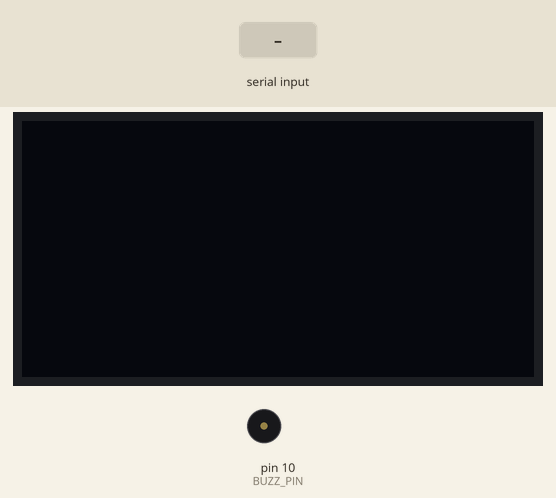
Bench run of a sketch on a simulated Arduino Uno, built with avr-gcc and run on an emulated ATmega328P. On the bench: 128×64 one-colour display, buzzer (waves = sounding, pin HIGH). Inputs (shaded band) come from the test bench.

Above: at 1.5 s.
1.6 s: "90,45,200\n" received over Serial
At 4.2 s:
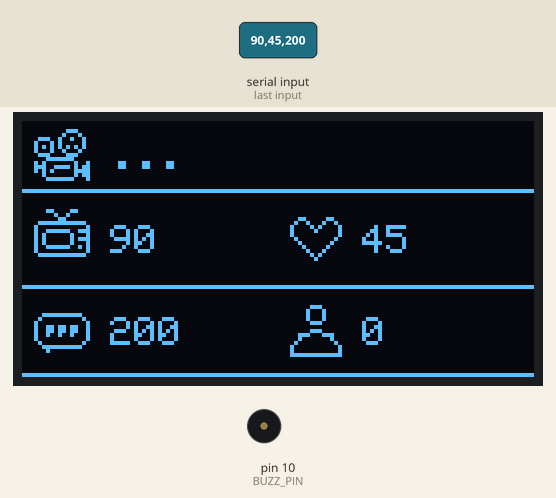
4.6 s: "30,150,10\n" received over Serial
At 6.7 s:
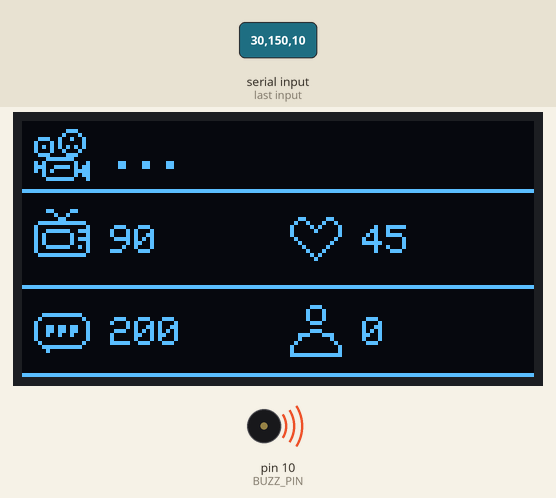
At 7.8 s:
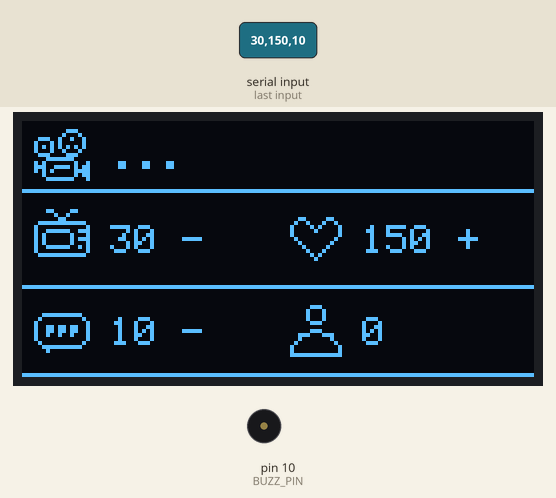
Timing chart, 0 to 9.3 s (numbered marks = the images above; inputs shaded):
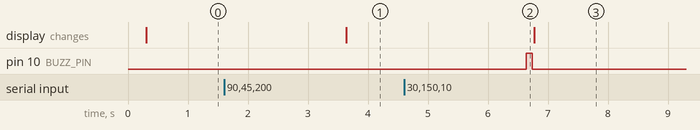

Measured:
- after the input at 1.6 s, the display: changes after 2.0 s (image 1)
- after the input at 4.6 s, pin 10 (BUZZ_PIN): LOW → HIGH after 2.0 s, → LOW 0.10 s later

The sketch:

YouTube_Video_Monitor.ino
```cpp
#include"oled_display.h"
#include"buzzer.h"

// current data

long views = 0;

long likes = 0;

long comments = 0;

long subs = 0;

// previous data

long prev_views = 0;

long prev_likes = 0;

long prev_comments = 0;

long prev_subs = 0;

String title;

bool initialized = false;

void setup() {
    // put your setup code here, to run once:

    OLED.setup();

    buzzer_setup();

    Serial.begin(9600);
}

int8_t get_rank(long value, long prev_value)
{
    return ((prev_value == value) ? 0 : ((prev_value < value) ? 1 : -1));
}

void loop() {
    // put your main code here, to run repeatedly:

    // checking if any serial data is available

    if(Serial.available())
    {
        /*
            reading the serial data

            format of serial data: "{views},{likes},{comments},{subs},{title}\n"
        */

        views = Serial.parseInt();   // reading integer

        likes = Serial.parseInt();   // reading integer

        comments = Serial.parseInt();   // reading integer

        subs = Serial.parseInt();   // reading integer

        Serial.read();  // extracting extra ',' after last integer

        title = Serial.readStringUntil('\n'); // reading a string till we find '\n'

        title.trim();   // getting rid of extra '\n' at the end

        if(initialized)
        {
            /*
                previous values are already initialized so we use them to determine
                the change in values
            */

            if(prev_likes < likes || prev_comments < comments || prev_subs < subs)
            {
                ping(); // ping when new likes, subs, or comments are added
            }

            OLED.print_reddit_data(
                views,
                likes,
                comments,
                subs,
                title,
                get_rank(views, prev_views),
                get_rank(likes, prev_likes),
                get_rank(comments, prev_comments),
                get_rank(subs, prev_subs)
            );
        }
        else
        {
            /*
                previous values are not initialized yet as it's the first iteration
                so send 0 (default value) to indicate no change in data
            */

            OLED.print_reddit_data(views, likes, comments, subs, title);

            initialized = true; // previous values will be initialized soon
        }

        prev_views = views;

        prev_likes = likes;

        prev_comments = comments;

        prev_subs = subs;
    }

    delay(100);
}
```

buzzer.h
```cpp
/*
    Here I provide some functions to setup and handle the buzzer (Active buzzer)
*/

#ifndef BUZZER_HEADER
#define BUZZER_HEADER

#define BUZZ_PIN 10 // buzzer output

// setup the buzzer system

void buzzer_setup()
{
    pinMode(BUZZ_PIN, OUTPUT);
}

// just generate a little sound with buzzer

void ping()
{
    digitalWrite(BUZZ_PIN, HIGH);

    delay(100);

    digitalWrite(BUZZ_PIN, LOW);
}

#endif
```

oled_display.h
```cpp
// this file provides an object for easy handling of oled display

#ifndef OLED_DISPLAY_HEADER
#define OLED_DISPLAY_HEADER

#include <Wire.h>
#include <Adafruit_GFX.h>
#include <Adafruit_SH110X.h>

using namespace std;

#define I2C_ADDRESS_OLED 0X3C

#define SCREEN_WIDTH   128
#define SCREEN_HEIGHT  64

// display and ui class

class OLED_DISPLAY
{
    Adafruit_SH1106G display;

    public:

    OLED_DISPLAY() : display(SCREEN_WIDTH, SCREEN_HEIGHT)
    {}

    // call the following function from setup()

    void setup()
    {
        // initialize and set up our display

        delay(250); // wait for our display to power up

        display.begin(I2C_ADDRESS_OLED);

        display.setContrast(10);  // dim the display

        display.clearDisplay(); // cleanup the screen

        display.display();  // refresh the screen, so, it's nice and clean

        // setting text properties

        display.setTextSize(1);

        display.setTextColor(SH110X_WHITE);
    }

    /*
        this class is ued by the function below to display a '+' or '-' sign on the screen
        to indicate if teh data has increased or decreased
    */

    class status
    {
        uint8_t count;  // for how many iteration we display the sign

        String str; // to store the sign string

        public:

        status() : count(0), str("")
        {}

        // ture means up, false means down

        void set(bool up)
        {
            count = 5;  // initializing iteration counter to count for 5 iterations

            // '+' sign for up, '-' sign for down

            str = up ? " +" : " -";
        }

        // get the sign, it also updates the iteration count silently

        const String& get()
        {
            if(count != 0)
            {
                count--;
            }
            else if(str.length() > 0)
            {
                str = "";   // empty the the string as counter has expired
            }

            return str;
        }
    };

    /*
        get some data about a youtube video to display in the screen

        views, likes, comments (no. of comments), subs (subscribers)

        title: title of the video

        trends_values: -1 (value is decreasing) 0 (no change) 1 (increase)
    */

    void print_reddit_data(long views, long likes, long comments, long subs, String title, int8_t views_trends = 0, int8_t likes_trends = 0, int8_t comments_trends = 0, int8_t subs_trends = 0)
    {
        static status views_status, likes_status, comments_status, subs_status;

        uint8_t x, y;

        int16_t _x, _y;

        uint16_t w, h;

        // updating status according to trends

        if(views_trends)
        {
            views_status.set(views_trends == 1);
        }

        if(likes_trends)
        {
            likes_status.set(likes_trends == 1);
        }

        if(comments_trends)
        {
            comments_status.set(comments_trends == 1);
        }

        if(subs_trends)
        {
            subs_status.set(subs_trends == 1);
        }

        // makes the data strings and add '+' or '-' after to indicate the trends

        String views_str = String(views) + views_status.get();

        String likes_str = String(likes) + likes_status.get();

        String comments_str = String(comments) + comments_status.get();

        String subs_str = String(subs) + subs_status.get();

        // drawing the UI

        static const unsigned char PROGMEM image_ButtonRightSmall_bits[] = {0x20,0x60,0xe0,0x60,0x20};

        static const unsigned char PROGMEM image_cards_hearts_bits[] = {0x30,0x60,0x48,0x90,0x85,0x08,0x82,0x08,0x80,0x08,0x40,0x10,0x20,0x20,0x10,0x40,0x08,0x80,0x05,0x00,0x02,0x00};

        static const unsigned char PROGMEM image_Layer_19_bits[] = {0xdb,0xdb,0x92,0x00,0x00,0x00,0x80};

        static const unsigned char PROGMEM image_Layer_24_bits[] = {0xc3,0x00,0x24,0x00,0x18,0x00,0x00,0x00,0x00,0x00,0x00,0xc0,0x00,0x00,0x00,0xc0,0x00,0x00,0x00,0x80};

        static const unsigned char PROGMEM image_Layer_8_bits[] = {0x00,0x40,0x00,0x00,0x20,0xa0,0x00,0x00,0x00,0x00,0x00,0x00,0x80,0x00,0xc0,0x00,0x88,0x00};

        static const unsigned char PROGMEM image_phone_contacts_bits[] = {0x07,0x00,0x08,0x80,0x08,0x80,0x08,0x80,0x07,0x00,0x00,0x00,0x07,0x00,0x38,0xe0,0x20,0x20,0x40,0x10,0x80,0x08,0x80,0x08,0xff,0xf8};

        display.clearDisplay();

        // ButtonRightSmall
        display.drawBitmap(14, 10, image_ButtonRightSmall_bits, 3, 5, 1);

        // Layer 2
        display.setTextColor(1);
        display.setTextWrap(false);
        display.setCursor(22, 5);
        display.print(title.substring(0, 13) + "...");

        // Layer 3
        display.drawRoundRect(5, 9, 9, 6, 1, 1);

        // Layer 4
        display.drawCircle(5, 6, 2, 1);

        // Layer 7
        display.drawRect(8, 11, 4, 1, 1);

        // Layer 8
        display.drawLine(0, 17, 127, 17, 1);

        // Layer 8
        display.drawBitmap(3, 4, image_Layer_8_bits, 11, 9, 1);

        // Layer 8
        display.drawCircle(12, 5, 3, 1);

        // Layer 10 copy
        display.drawLine(0, 63, 127, 63, 1);

        // Layer 10
        display.drawLine(0, 41, 127, 41, 1);

        // cards_hearts
        display.drawBitmap(67, 24, image_cards_hearts_bits, 13, 11, 1);

        // phone_contacts
        display.drawBitmap(67, 46, image_phone_contacts_bits, 13, 13, 1);

        // Layer 18
        display.drawRoundRect(3, 48, 14, 9, 3, 1);

        // Layer 19
        display.drawBitmap(6, 51, image_Layer_19_bits, 8, 7, 1);

        // Layer 22
        display.drawRoundRect(3, 25, 14, 9, 1, 1);

        // Layer 23
        display.drawRoundRect(5, 27, 8, 5, 1, 1);

        // comments
        display.setCursor(22, 49);
        display.print(comments_str);

        // views
        display.setCursor(22, 26);
        display.print(views_str);

        // Layer 24
        display.drawBitmap(6, 22, image_Layer_24_bits, 10, 10, 1);

        // subs
        display.setCursor(85, 49);
        display.print(subs_str);

        // likes
        display.setCursor(85, 26);
        display.print(likes_str);

        display.display();
    }
} OLED; // display and ui object

#endif // OLED_DISPLAY_HEADER
```
